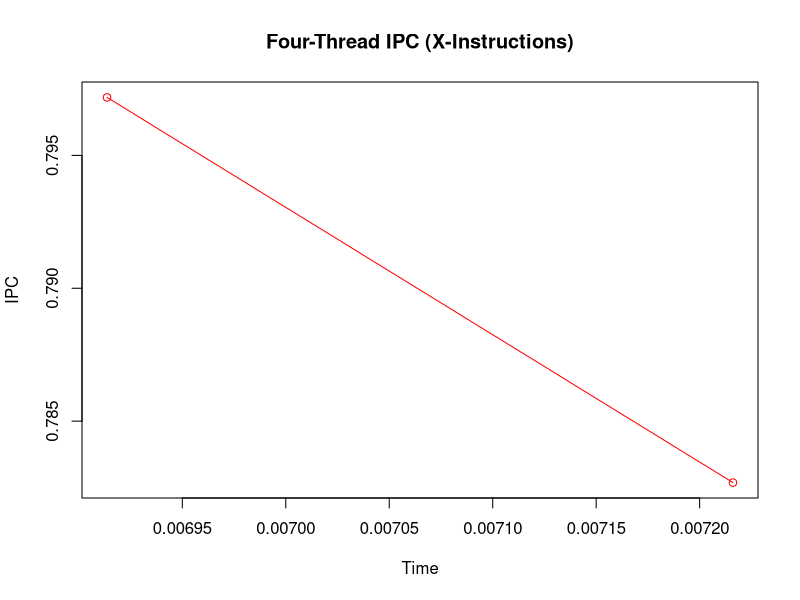
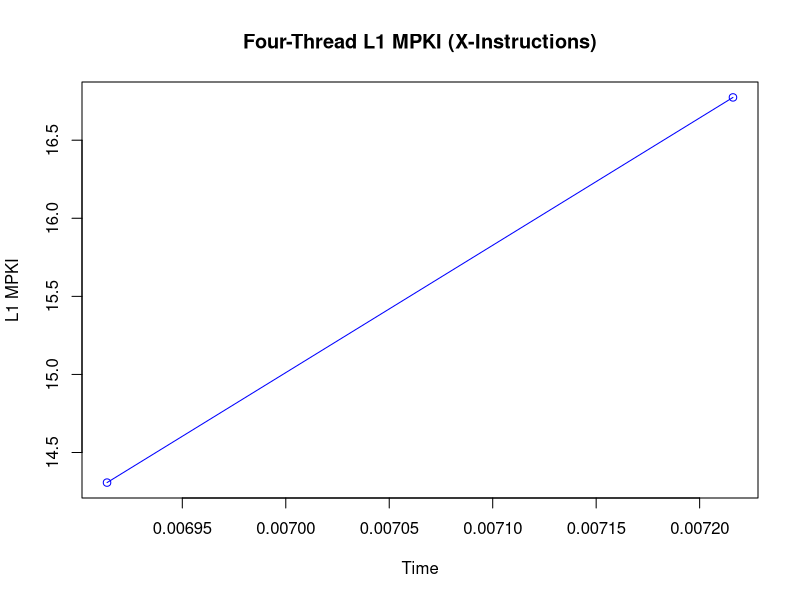
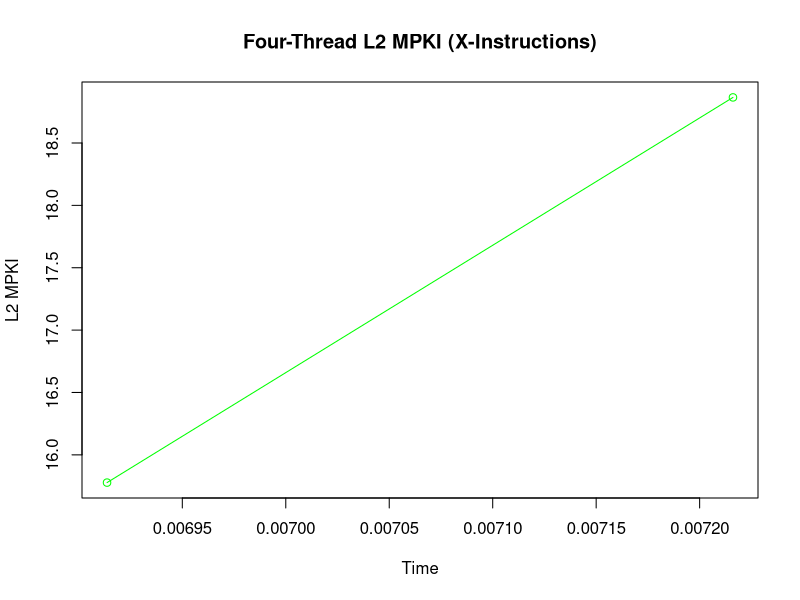
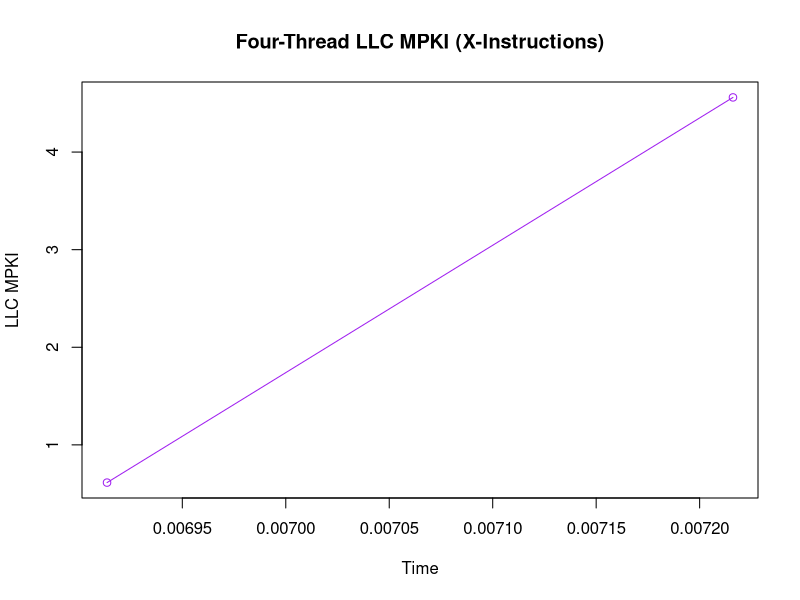
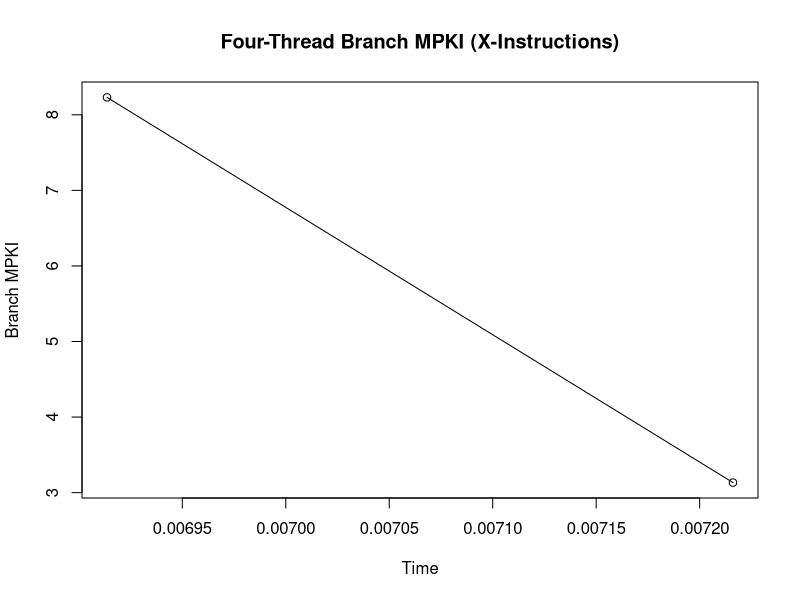

R code for these plots, in order:
#-----------------------------------------------------------------------------------------------------------------
# Four Thread (X)
#-----------------------------------------------------------------------------------------------------------------

data <- read.csv("four_thread_saliency_run.csv")

data$Timestamp <- as.character(data$Timestamp)
data$Timestamp[which(data$Timestamp=="<not counted>")] <- "0"
data$Timestamp <- as.numeric(data$Timestamp)

data$instructions <- as.character(data$instructions)
data$instructions[which(data$instructions=="<not counted>")] <- "0"
data$instructions <- as.numeric(data$instructions)

data$cpu.cycles <- as.character(data$cpu.cycles)
data$cpu.cycles[which(data$cpu.cycles=="<not counted>")] <- "0"
data$cpu.cycles <- as.numeric(data$cpu.cycles)

data$L1.dcache.load.misses <- as.character(data$L1.dcache.load.misses)
data$L1.dcache.load.misses[which(data$L1.dcache.load.misses=="<not counted>")] <- "0"
data$L1.dcache.load.misses <- as.numeric(data$L1.dcache.load.misses)

data$l2_rqsts.miss <- as.character(data$l2_rqsts.miss)
data$l2_rqsts.miss[which(data$l2_rqsts.miss=="<not counted>")] <- "0"
data$l2_rqsts.miss <- as.numeric(data$l2_rqsts.miss)

data$LLC.load.misses <- as.character(data$LLC.load.misses)
data$LLC.load.misses[which(data$LLC.load.misses=="<not counted>")] <- "0"
data$LLC.load.misses <- as.numeric(data$LLC.load.misses)

data$branch.misses <- as.character(data$branch.misses)
data$branch.misses[which(data$branch.misses=="<not counted>")] <- "0"
data$branch.misses <- as.numeric(data$branch.misses)

#-----------------------------------------------------------------------------------------------------------------
# Four Thread IPC (X)
#-----------------------------------------------------------------------------------------------------------------

IPC = data$instructions/data$cpu.cycles
plot(IPC ~ data$Timestamp, type="o", col="red", main="Four-Thread IPC (X-Instructions)", xlab="Time", ylab="IPC")
#lines(data$Instructions ~ data$Timestamp, type="l", col="green")

#par(new = TRUE) #Plots the next graph on the same graph

#-----------------------------------------------------------------------------------------------------------------
# Four Thread L1 MPKI Plot (X)
#-----------------------------------------------------------------------------------------------------------------

L1MPKI = (data$L1.dcache.load.misses)/(data$instructions/1000)
plot(L1MPKI ~ data$Timestamp, type="o", col="blue", main="Four-Thread L1 MPKI (X-Instructions)", xlab="Time", ylab="L1 MPKI")

#-----------------------------------------------------------------------------------------------------------------
# Four Thread L2 MPKI Plot (X)
#-----------------------------------------------------------------------------------------------------------------

L2MPKI = (data$l2_rqsts.miss)/(data$instructions/1000)
plot(L2MPKI ~ data$Timestamp, type="o", col="green", main="Four-Thread L2 MPKI (X-Instructions)", xlab="Time", ylab="L2 MPKI")

#-----------------------------------------------------------------------------------------------------------------
# Four Thread LLC MPKI Plot (X)
#-----------------------------------------------------------------------------------------------------------------

LLCMPKI = (data$LLC.load.misses)/(data$instructions/1000)
plot(LLCMPKI ~ data$Timestamp, type="o", col="purple", main="Four-Thread LLC MPKI (X-Instructions)", xlab="Time", ylab="LLC MPKI")

#-----------------------------------------------------------------------------------------------------------------
# Four Thread Branch MPKI Plot (X)
#-----------------------------------------------------------------------------------------------------------------

BranchMPKI= (data$branch.misses)/(data$instructions/1000)
plot(BranchMPKI ~ data$Timestamp, type="o", col="black", main="Four-Thread Branch MPKI (X-Instructions)", xlab="Time", ylab="Branch MPKI")

